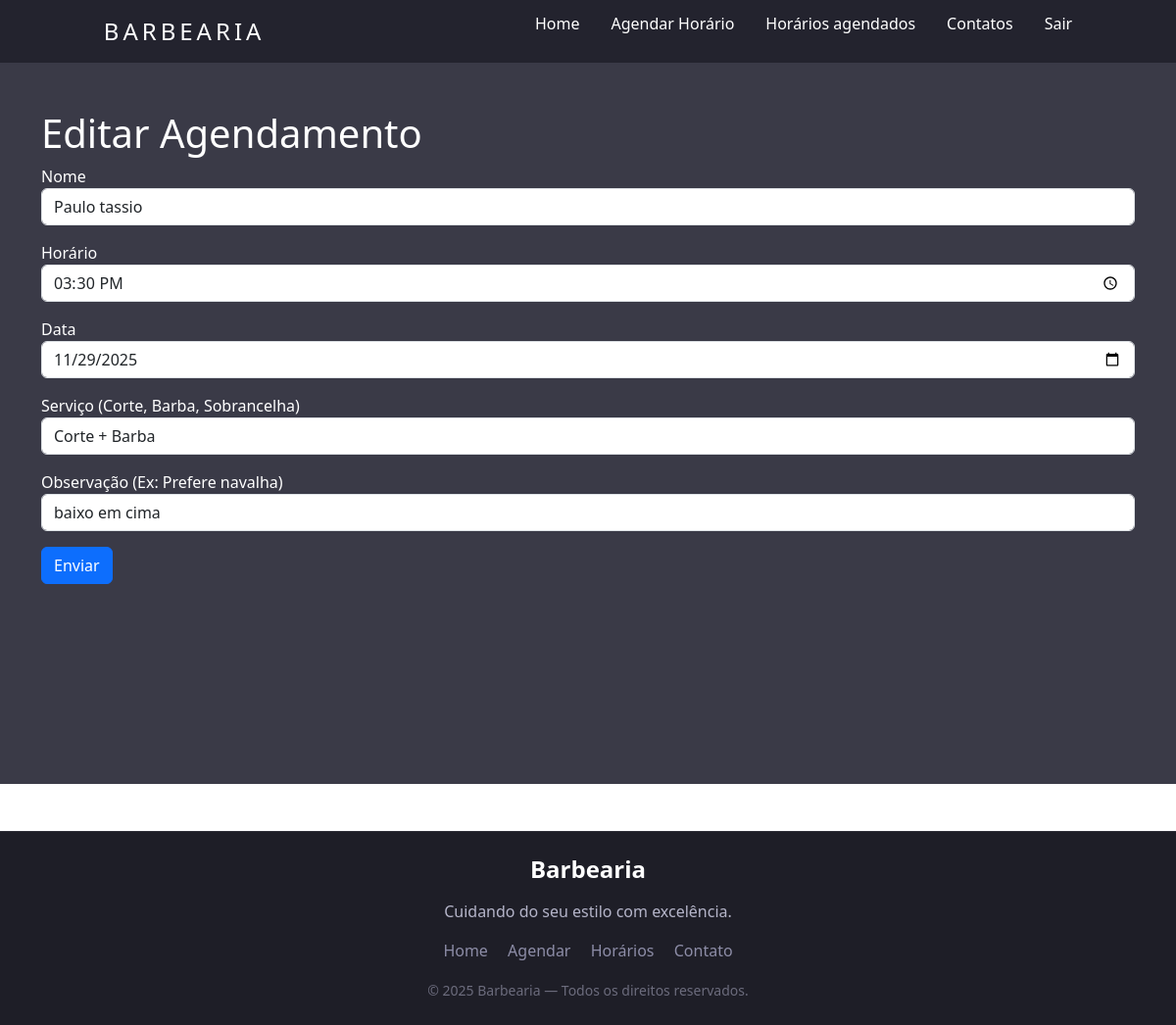
The page /index.php?page=editar&id=17 (signed in) on the database its author committed.
### tables this page shows
CREATE TABLE `usuarios` (
  `id` int(10) UNSIGNED NOT NULL,
  `nome` varchar(45) NOT NULL,
  `horario` time NOT NULL,
  `data` date NOT NULL,
  `serviço` varchar(255) NOT NULL,
  `observacao` varchar(255) NOT NULL,
  `service_id` int(11) DEFAULT NULL
);

### editar_agendamento.php (the view, shortened to what this page needs)
<h1>Editar Agendamento</h1>
<?php
    $sql = "SELECT * FROM usuarios WHERE id=".$_REQUEST["id"];
    $res = $conn->query($sql);
    $row = $res->fetch_object();
?>
<form action="?page=salvar" method="POST">
    <div class="mb-3">
        <label>Nome</label>
        <input type="text" name="nome" value="<?php print $row->nome;?>" class="form-control">
    </div>
    <div class="mb-3">
        <label>Horário</label>
        <input type="time" name="horario" value="<?php print $row->horario;?>"class="form-control">
    </div>
     <div class="mb-3">
        <label>Data</label>
        <input type="date" name="data" value="<?php print $row->data;?>" class="form-control">
    </div>
    <div class="mb-3">
        <label>Serviço (Corte, Barba, Sobrancelha)</label>
        <select name="service_id" id="service_id" class="form-control">
  <?php
    $rs = $conn->query("SELECT id, name FROM services ORDER BY name");
    while($s = $rs->fetch_object()){
      $sel = ($row->service_id == $s->id) ? "selected" : "";
      echo "<option value=\"{$s->id}\" {$sel}>{$s->name}</option>";
    }
  ?>
</select>
    </div>
     <div class="mb-3">
        <label>Observação (Ex: Prefere navalha)</label>
        <input type="text" name="observacao" value="<?php print $row->observacao;?>"class="form-control">
    </div>
    <div class="mb-3">
        <button type="submit" class="btn btn-primary">Enviar</button>
    </div>
</form>

### assets/css/style.css (style rules this page uses)
* { margin: 0; padding: 0; font-family: system-ui, -apple-system, BlinkMacSystemFont, 'Segoe UI', Roboto, Oxygen, Ubuntu, Cantarell, 'Open Sans', 'Helvetica Neue', sans-serif; }

### rows shown on the page
usuarios: nome "Paulo tassio", horario "15:30:00", data "11/29/2025", observacao "baixo em cima"

### other values the page prints
form field service_id "Corte + Barba"
